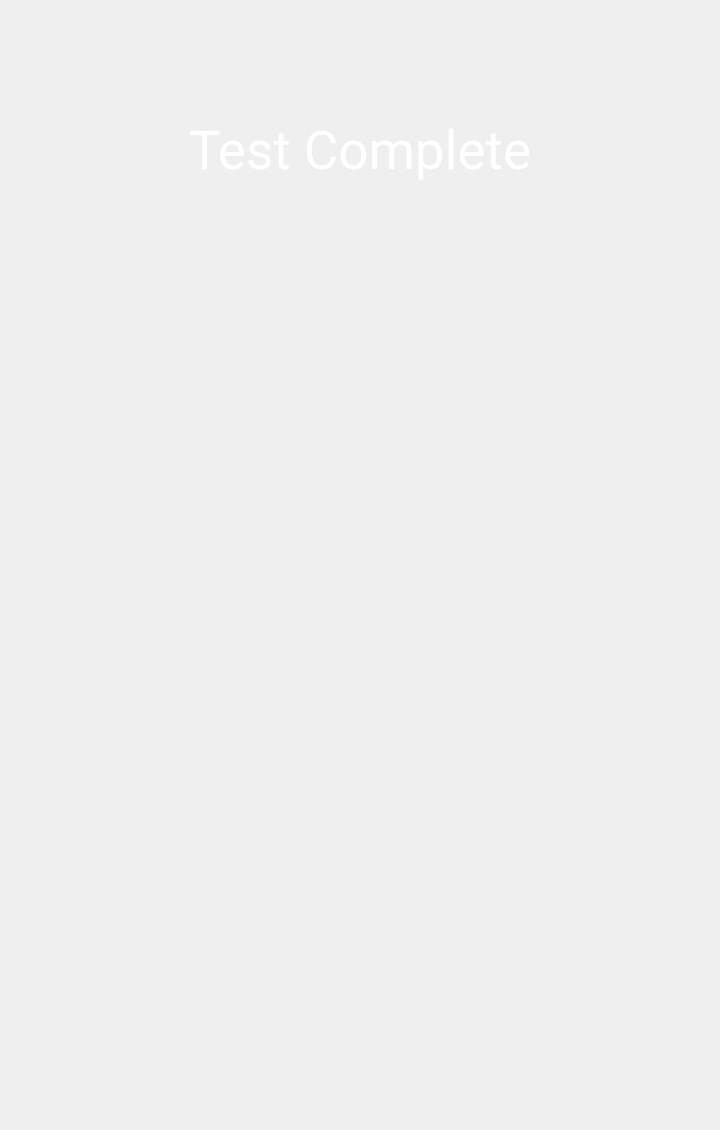
<?xml version="1.0" encoding="UTF-8"?>
<ui version="4.0">
 <class>TestComplete</class>
 <widget class="QWidget" name="TestComplete">
  <property name="geometry">
   <rect>
    <x>0</x>
    <y>0</y>
    <width>720</width>
    <height>1130</height>
   </rect>
  </property>
  <property name="windowTitle">
   <string>Form</string>
  </property>
  <widget class="QStackedWidget" name="stackedWidget">
   <property name="geometry">
    <rect>
     <x>0</x>
     <y>0</y>
     <width>720</width>
     <height>1130</height>
    </rect>
   </property>
   <widget class="QWidget" name="page">
    <widget class="QLabel" name="labelTestComplete">
     <property name="geometry">
      <rect>
       <x>0</x>
       <y>110</y>
       <width>720</width>
       <height>81</height>
      </rect>
     </property>
     <property name="font">
      <font>
       <family>Roboto</family>
       <pointsize>40</pointsize>
      </font>
     </property>
     <property name="styleSheet">
      <string notr="true">color: rgb(255,255,255);</string>
     </property>
     <property name="text">
      <string>Test Complete</string>
     </property>
     <property name="alignment">
      <set>Qt::AlignCenter</set>
     </property>
     <property name="wordWrap">
      <bool>true</bool>
     </property>
    </widget>
    <widget class="QPushButton" name="buttonUnlock">
     <property name="geometry">
      <rect>
       <x>200</x>
       <y>240</y>
       <width>325</width>
       <height>325</height>
      </rect>
     </property>
     <property name="font">
      <font>
       <family>Roboto</family>
      </font>
     </property>
     <property name="styleSheet">
      <string notr="true">border-radius: 70%;
background-color: rgb(255, 255, 255,0);
Layer.enabled: rounded;</string>
     </property>
     <property name="text">
      <string/>
     </property>
     <property name="icon">
      <iconset resource="resources.qrc">
       <normaloff>:/Images/XatekUI_Unlock.png</normaloff>:/Images/XatekUI_Unlock.png</iconset>
     </property>
     <property name="iconSize">
      <size>
       <width>325</width>
       <height>325</height>
      </size>
     </property>
    </widget>
   </widget>
  </widget>
 </widget>
 <resources>
  <include location="resources.qrc"/>
 </resources>
 <connections/>
</ui>
